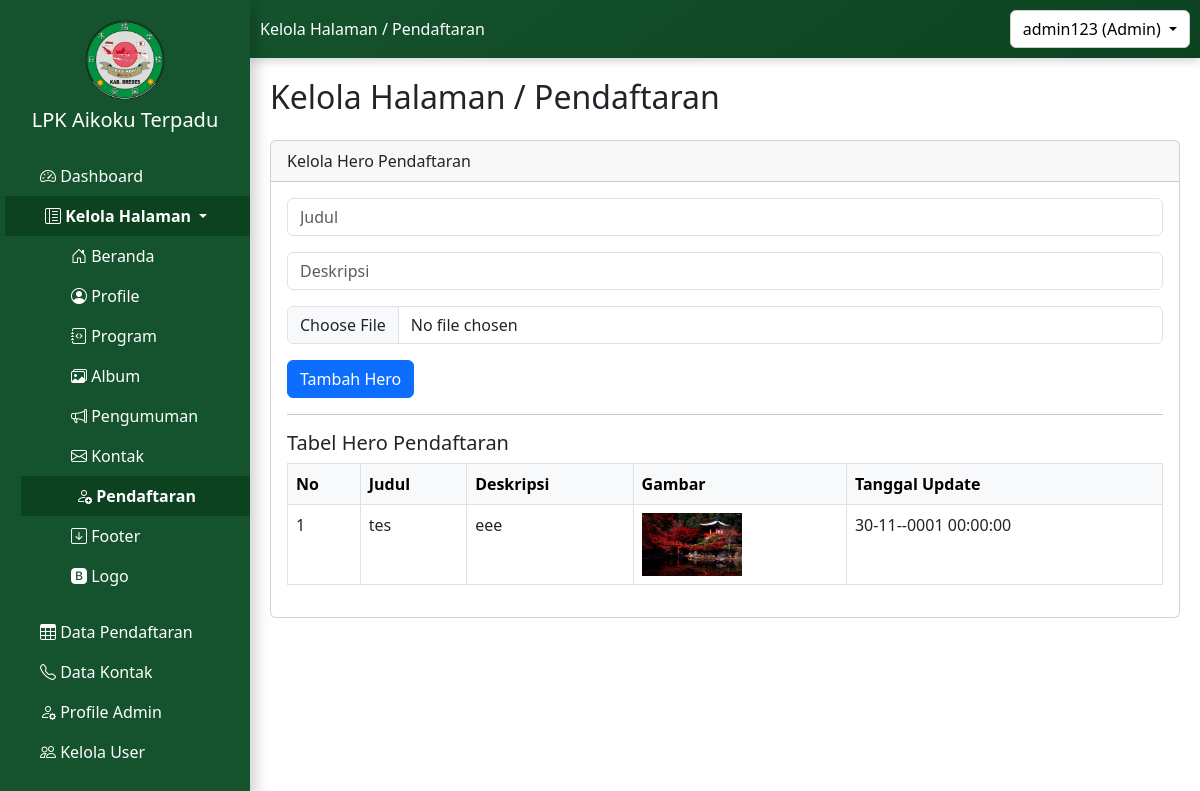
Page /admin/kelola_halaman/pendaftaran/pendaftaran_admin.php (signed in) on the committed database.
### tables this page shows
CREATE TABLE `tb_hero_pendaftaran` (
  `id_hero` int(11) NOT NULL,
  `judul` varchar(255) NOT NULL,
  `deskripsi` text NOT NULL,
  `gambar` varchar(255) NOT NULL,
  `tanggal_upload` date NOT NULL
);

### admin/kelola_halaman/pendaftaran/pendaftaran_admin.php (the view, shortened to what this page needs)
<?php
$pageTitle = 'Kelola Halaman / Pendaftaran';
?>
<!DOCTYPE html>
<html lang="id">
<head>
</head>
<body>
    <?php include '../../../sidebar1.php'; ?>
    <div class="content">
        <h2 class="mb-4"><?php echo $pageTitle; ?></h2>
        <div class="card mb-4">
            <div class="card-header">Kelola Hero Pendaftaran</div>
            <div class="card-body">
                <form action="hero/proses_tambah_hero_pendaftaran.php" method="POST" enctype="multipart/form-data">
                    <input type="text" name="hero_title" class="form-control mb-3" placeholder="Judul" required>
                    <input type="text" name="hero_description" class="form-control mb-3" placeholder="Deskripsi"
                        required>
                    <input type="file" name="hero_image" class="form-control mb-3" required>
                    <button type="submit" class="btn btn-primary">Tambah Hero</button>
                </form>
                <hr>
                <h5>Tabel Hero Pendaftaran</h5>
                <table class="table table-bordered">
                    <thead class="table-light">
                        <tr>
                            <th>No</th>
                            <th>Judul</th>
                            <th>Deskripsi</th>
                            <th>Gambar</th>
                            <th>Tanggal Update</th>
                        </tr>
                    </thead>
                    <tbody>
                        <?php
                        include '../../../includes/config.php';
                        $query = "SELECT * FROM tb_hero_pendaftaran ORDER BY id_hero DESC LIMIT 1";
                        $result = mysqli_query($mysqli, $query);
                        $no = 1;
                        while ($data = mysqli_fetch_assoc($result)) {
                            ?>
                            <tr>
                                <td><?= $no++ ?></td>
                                <td><?= htmlspecialchars($data['judul']) ?></td>
                                <td><?= htmlspecialchars($data['deskripsi']) ?></td>
                                <td><img src="../../../uploads/<?= $data['gambar'] ?>" width="100"></td>
                                <td><?= date('d-m-Y H:i:s', strtotime($data['tanggal_upload'])) ?></td>
                            </tr>
                        <?php } ?>
                    </tbody>
                </table>
            </div>
        </div>
    </div>
</body>
</html>

### sidebar1.php (style rules this page uses)
.content { margin-left: 250px; padding: 20px; overflow-x: auto; max-width: calc(100vw - 250px); }

### rows in the picture
tb_hero_pendaftaran: judul "tes", deskripsi "eee", gambar (picture), tanggal_upload "30-11--0001 00:00:00"

### other values in the picture
$pageTitle "Kelola Halaman / Pendaftaran"
$_SESSION['username'] "admin123"
$_SESSION['roles'] "Admin"
